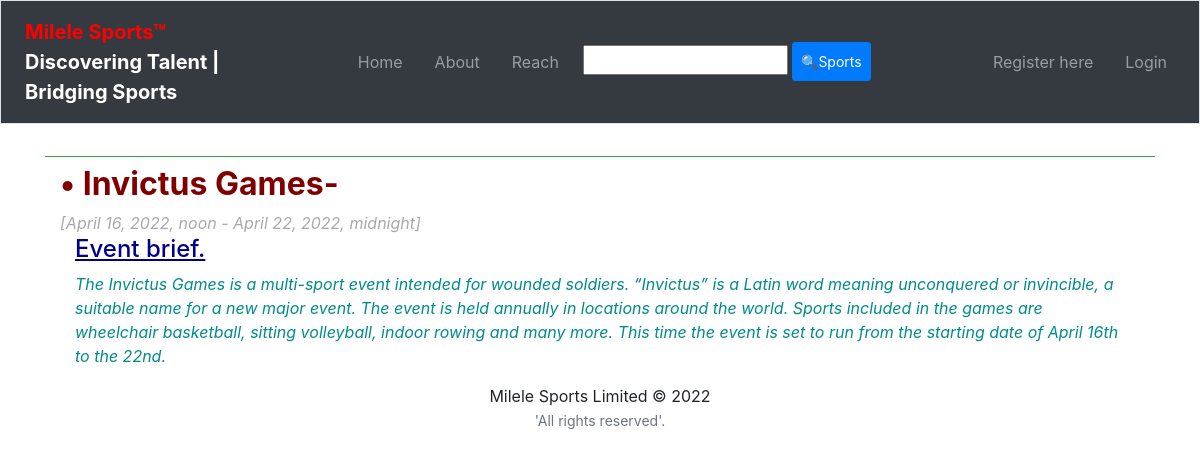
/event_detail/10/, run on the app's committed database.
### sportsApp/models.py (models this page shows, shortened)
class UpComingEvent(models.Model):
    text = models.CharField(max_length=128)
    url = models.URLField(blank=True)
    location = models.CharField(max_length=128)
    summary = models.TextField()
    date = models.DateTimeField()
    end_date = models.DateTimeField()

### sportsApp/views.py (the view)
def event_detail(request, event_id):
    event = get_object_or_404(UpComingEvent, id=event_id)
    context_dict = {'event': event}
    return render(request, 'sportsApp/event_detail.html', context_dict)

### templates/sportsApp/event_detail.html (shortened to what this page needs)
{% extends 'sportsApp/base.html' %}
{% load static %}
{% block body_block %}
<div class="container">
{% if event %}
<h2 class="txtmaroon txtbold">• {{event.text}}-</h2>
<span class="txtgrey txtoblique">[{{event.date}} - {{event.end_date}}]</span>
<div class="container">
    <h4 class="txtdarkblue underline">Event brief.</h4>
    <span class="txtcyan txtoblique">{{event.summary}}</span>
</div>
{% endif %}
</div>
{% endblock %}

### staticfiles/css/style.css (style rules this page uses)
.txtmaroon { color: maroon; }
.txtdarkblue { color: darkblue; }
.txtcyan { color: darkcyan; }
.txtgrey { color: darkgrey; }
.txtoblique { font-style: oblique; }
.txtbold { font-weight: bold; }
.underline { text-decoration: underline; }

### data on the page
UpComingEvent: text "Invictus Games", date "April 16, 2022, noon", end_date "April 22, 2022, midnight", summary "The Invictus Games is a multi-sport event intended for wounded soldiers. “Invictus” is a Latin word meaning unconquered or invincible, a suitable name for a new major event. The event is held annually in locations around the world. Sports included in the games are wheelchair basketball, sitting volleyball, indoor rowing and many more. This time the event is set to run from the starting date of April 16th to the 22nd."
